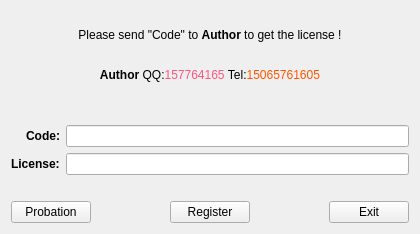
<?xml version="1.0" encoding="UTF-8"?>
<ui version="4.0">
 <class>RegisterDlgClass</class>
 <widget class="QWidget" name="RegisterDlgClass">
  <property name="windowModality">
   <enum>Qt::ApplicationModal</enum>
  </property>
  <property name="geometry">
   <rect>
    <x>0</x>
    <y>0</y>
    <width>420</width>
    <height>234</height>
   </rect>
  </property>
  <property name="sizePolicy">
   <sizepolicy hsizetype="Fixed" vsizetype="Fixed">
    <horstretch>0</horstretch>
    <verstretch>0</verstretch>
   </sizepolicy>
  </property>
  <property name="minimumSize">
   <size>
    <width>420</width>
    <height>234</height>
   </size>
  </property>
  <property name="maximumSize">
   <size>
    <width>420</width>
    <height>234</height>
   </size>
  </property>
  <property name="windowTitle">
   <string>Register</string>
  </property>
  <layout class="QGridLayout" name="gridLayout_3">
   <item row="0" column="0">
    <widget class="QLabel" name="label_hintinfo">
     <property name="text">
      <string>&lt;html&gt;&lt;head/&gt;&lt;body&gt;&lt;p align=&quot;center&quot;&gt;Please send &amp;quot;Code&amp;quot; to &lt;span style=&quot; font-weight:600;&quot;&gt;Author&lt;/span&gt; to get the license !&lt;br/&gt;&lt;/p&gt;&lt;p align=&quot;center&quot;&gt;&lt;span style=&quot; font-weight:600;&quot;&gt;Author&lt;/span&gt; QQ:&lt;span style=&quot; color:#ff557f;&quot;&gt;157764165 &lt;/span&gt;Tel:&lt;span style=&quot; color:#ff5500;&quot;&gt;15065761605&lt;/span&gt;&lt;/p&gt;&lt;/body&gt;&lt;/html&gt;</string>
     </property>
     <property name="alignment">
      <set>Qt::AlignCenter</set>
     </property>
    </widget>
   </item>
   <item row="1" column="0">
    <spacer name="verticalSpacer_2">
     <property name="orientation">
      <enum>Qt::Vertical</enum>
     </property>
     <property name="sizeType">
      <enum>QSizePolicy::Fixed</enum>
     </property>
     <property name="sizeHint" stdset="0">
      <size>
       <width>20</width>
       <height>20</height>
      </size>
     </property>
    </spacer>
   </item>
   <item row="2" column="0">
    <layout class="QGridLayout" name="gridLayout">
     <item row="0" column="0">
      <widget class="QLabel" name="label">
       <property name="text">
        <string>&lt;html&gt;&lt;head/&gt;&lt;body&gt;&lt;p align=&quot;right&quot;&gt;&lt;span style=&quot; font-weight:600;&quot;&gt;Code:&lt;/span&gt;&lt;/p&gt;&lt;/body&gt;&lt;/html&gt;</string>
       </property>
      </widget>
     </item>
     <item row="0" column="1">
      <widget class="QLineEdit" name="lineEditCode"/>
     </item>
     <item row="1" column="0">
      <widget class="QLabel" name="label_2">
       <property name="text">
        <string>&lt;html&gt;&lt;head/&gt;&lt;body&gt;&lt;p&gt;&lt;span style=&quot; font-weight:600;&quot;&gt;License:&lt;/span&gt;&lt;/p&gt;&lt;/body&gt;&lt;/html&gt;</string>
       </property>
      </widget>
     </item>
     <item row="1" column="1">
      <widget class="QLineEdit" name="lineEditLicense">
       <property name="text">
        <string/>
       </property>
      </widget>
     </item>
    </layout>
   </item>
   <item row="3" column="0">
    <spacer name="verticalSpacer">
     <property name="orientation">
      <enum>Qt::Vertical</enum>
     </property>
     <property name="sizeType">
      <enum>QSizePolicy::Fixed</enum>
     </property>
     <property name="sizeHint" stdset="0">
      <size>
       <width>20</width>
       <height>20</height>
      </size>
     </property>
    </spacer>
   </item>
   <item row="4" column="0">
    <layout class="QGridLayout" name="gridLayout_2">
     <item row="0" column="0">
      <widget class="QPushButton" name="btnProbation">
       <property name="sizePolicy">
        <sizepolicy hsizetype="Preferred" vsizetype="Fixed">
         <horstretch>0</horstretch>
         <verstretch>0</verstretch>
        </sizepolicy>
       </property>
       <property name="text">
        <string>Probation</string>
       </property>
      </widget>
     </item>
     <item row="0" column="1">
      <spacer name="horizontalSpacer_2">
       <property name="orientation">
        <enum>Qt::Horizontal</enum>
       </property>
       <property name="sizeHint" stdset="0">
        <size>
         <width>40</width>
         <height>20</height>
        </size>
       </property>
      </spacer>
     </item>
     <item row="0" column="2">
      <widget class="QPushButton" name="btnRegister">
       <property name="sizePolicy">
        <sizepolicy hsizetype="Preferred" vsizetype="Fixed">
         <horstretch>0</horstretch>
         <verstretch>0</verstretch>
        </sizepolicy>
       </property>
       <property name="text">
        <string>Register</string>
       </property>
      </widget>
     </item>
     <item row="0" column="3">
      <spacer name="horizontalSpacer">
       <property name="orientation">
        <enum>Qt::Horizontal</enum>
       </property>
       <property name="sizeHint" stdset="0">
        <size>
         <width>40</width>
         <height>20</height>
        </size>
       </property>
      </spacer>
     </item>
     <item row="0" column="4">
      <widget class="QPushButton" name="btnExit">
       <property name="sizePolicy">
        <sizepolicy hsizetype="Preferred" vsizetype="Fixed">
         <horstretch>0</horstretch>
         <verstretch>0</verstretch>
        </sizepolicy>
       </property>
       <property name="text">
        <string>Exit</string>
       </property>
      </widget>
     </item>
    </layout>
   </item>
  </layout>
 </widget>
 <resources/>
 <connections/>
</ui>
